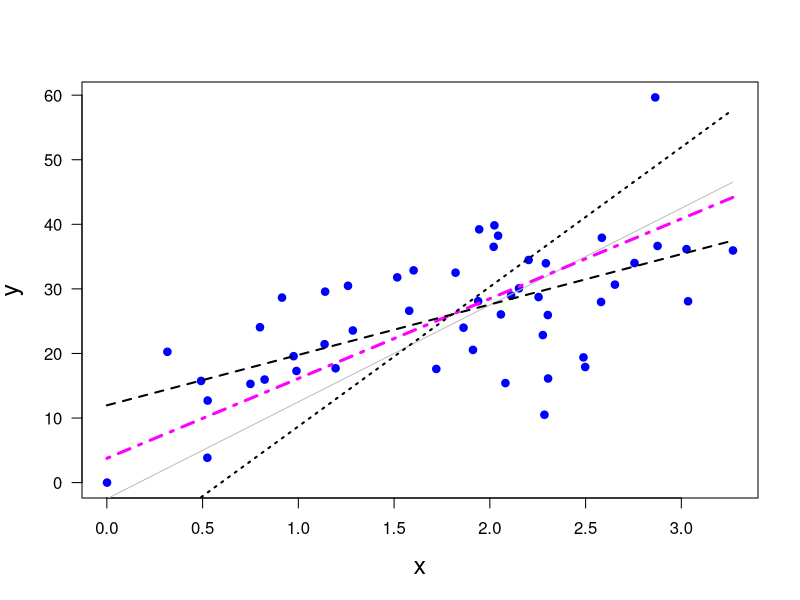

The R script that drew this image:
print('file: EIVnumEx1.R')
print(date())
# Errors in variables (EIV): artificial data, small sample size
# ----------------------------------------------------------------
# (1) Model parameters and generation of artificial data:
# ----------------------------------------------------------------
  set.seed(1953)
  SlopeTrue = 15 # true slope (N:P in mol/mol)
  IcTrue = -2.5    # true intercept not equal 0 (negative -> at N=0 P is > 0)
  n = 50    # sample size; large (1e3) or small (50)
  sigxError = 0.5
  sigyError = 14*sigxError # sigyError/sigxError close, however, not equal to SlopeTrue
  # (1a) xi values (true) from a normal distribution:
  xiMean = 1.9    # mean xi concentration
  sigxi = 0.7     # standard deviation 
  xiTrue = rnorm(n,xiMean,sigxi)
  # (1b) remove negative values
  tiny =  0.001; q = (xiTrue < tiny); xiTrue[q] = tiny
  # (1c) true N values
  yTrue = SlopeTrue*xiTrue+IcTrue
  # (1d) add normal noise (independent from each other) with mean 0:
  x = xiTrue+rnorm(n,0,sigxError)   # 'observations'
  y = yTrue+rnorm(n,0,sigyError)    # 'observations'
  # (1e) remove negative x, y values:
  qx = (x < tiny); x[qx] = tiny
  qy = (y < tiny); y[qy] = tiny
  # ----------------------------------------------------------------
  # (2) Estimate slope:
  # ----------------------------------------------------------------
  lambdaTrue = (sigxError/sigyError)^2 # variance ratio
  lambda = lambdaTrue
  data = data.frame(x,y)
  CM = cov(data) # covariance matrix
  Sxx = CM[1,1]; Syy = CM[2,2]; Sxy = CM[1,2]
  SlopeMLE = (-(Sxx-lambda*Syy)+sqrt((Sxx-lambda*Syy)^2+4*lambda*Sxy^2))/(2*lambda*Sxy)
  IcMLE = mean(y)-SlopeMLE*mean(x)
  # ----------------------------------------------------------------
  # (3) Simple linear regression (SLR): y on x
  # ----------------------------------------------------------------
  SLRyonx = lm(y ~ x)
  SlopeYonx = as.numeric(SLRyonx$coefficients[2])
  IcYonx = as.numeric(SLRyonx$coefficients[1])
  # ----------------------------------------------------------------
  # (4) Simple linear regression (SLR): x on y
  # ----------------------------------------------------------------
  SLRxony = lm(x ~ y)
  b = as.numeric(SLRxony$coefficients[2])
  a = as.numeric(SLRxony$coefficients[1])
  # x=b*y+a -> y = (x-a)/b -> slope = 1/b; 
  SlopeXony = 1/b
  IcXony = -a/b
  # ----------------------------------------------------------------
  # (5) Plot:
  # ----------------------------------------------------------------
  xp = c(0,max(x))
  ypMLE = SlopeMLE*xp+IcMLE
  ypYonx = SlopeYonx*xp+IcYonx
  ypXony = SlopeXony*xp+IcXony
  yxiTrue = SlopeTrue*xp+IcTrue
  # library(latex2exp)
  sflag = 1
  if (sflag == 1) { # n=50 and true lambda gives good MLE results
    # png('EIVnutrientMC230127n50.png',width=16,height=16,units='cm',res=300)
    plot(x,y,type='p',lwd=4,col='blue',xlab='x',ylab='y',las=1,cex=0.6,cex.lab=1.5)
    lines(xp,yxiTrue,col='grey',lwd=1,lty=1)
    lines(xp,ypMLE,col='magenta',lwd=3,lty=4)
    lines(xp,ypYonx,col='black',lwd=2,lty=2)
    lines(xp,ypXony,col='black',lwd=2,lty=3)
    # dev.off()
  }
  # ----------------------------------------------------------------
  # (6) Print model parameters & results:
  # ----------------------------------------------------------------
  print(c(round(SlopeMLE,4),'SlopeMLE'))
  print(c(SlopeTrue,'true slope'))
  print(c(round(lambdaTrue,6),'lambdaTrue'))
  print(c(sigxError,'sigxError'))
  print(c(sigyError,'sigyError'))
  print(c(round(SlopeYonx,4),'SlopeYonx'))
  print(c(round(IcYonx,4),'IcYonx'))
  print(c(round(SlopeXony,4),'SlopeXony'))
  print(c(round(IcXony,4),'IcXony'))
